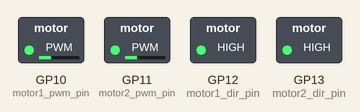
Simulated run of this program. Board: Raspberry Pi Pico running MicroPython. Shown: switched loads named in the program (green lamp = pin HIGH). At 0.0 s the program stops and its outputs stay as they are.

Above: at 0.1 s.
Timing chart, 0 to 1.5 s (numbered marks = the images above):
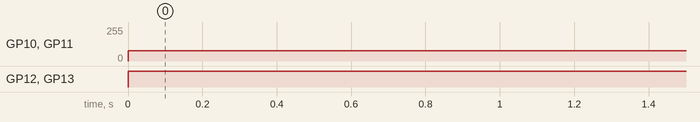

The program:

MotorFunction.py
```python
from machine import Pin, PWM
from time import sleep
import machine

# Motor 1
motor1_pwm_pin = Pin(10)
motor1_dir_pin = Pin(12, machine.Pin.OUT)
motor1_pwm = PWM(motor1_pwm_pin)

# Motor 2
motor2_pwm_pin = Pin(11)
motor2_dir_pin = Pin(13, machine.Pin.OUT)
motor2_pwm = PWM(motor2_pwm_pin)

# Set PWM frequency for motors
pwm_frequency = 1000
motor1_pwm.freq(pwm_frequency)
motor2_pwm.freq(pwm_frequency)

def motors_speed(left_wheel_speed,right_wheel_speed):


    if left_wheel_speed > 0:
        motor1_dir_pin.on()
    else:
        motor1_dir_pin.off()

    if right_wheel_speed > 0:
        motor2_dir_pin.on()
    else:
        motor2_dir_pin.off()
    left_wheel_speed = left_wheel_speed if left_wheel_speed > 0 else left_wheel_speed * -1
    left_wheel_speed = max(0, min(100, left_wheel_speed))
    left_wheel_speed = int((left_wheel_speed / 100) * 65535)
    motor1_pwm.duty_u16(left_wheel_speed)

    right_wheel_speed = right_wheel_speed if right_wheel_speed > 0 else right_wheel_speed * -1
    right_wheel_speed = max(0, min(100, right_wheel_speed))
    right_wheel_speed = int((right_wheel_speed / 100) * 65535)
    motor2_pwm.duty_u16(right_wheel_speed)

motors_speed(30,30)
```

Measured:
- by itself, GP10 (motor1_pwm_pin), GP11 (motor2_pwm_pin): 0/255 → 76/255 at 0.00 s
- by itself, GP12 (motor1_dir_pin), GP13 (motor2_dir_pin): LOW → HIGH at 0.00 s
